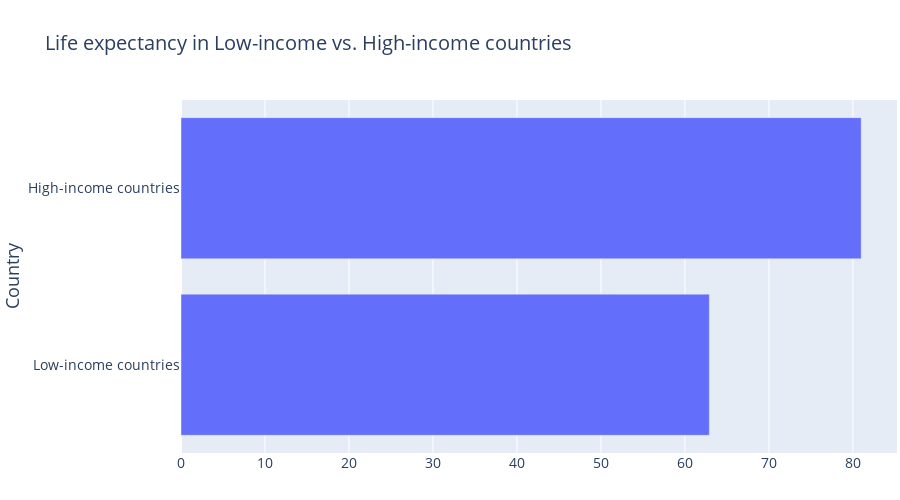

The cell this chart's notebook holds for it:
### Code cell
fig_bar_lifeexp = px.bar(df2_sorted, x="Life expectancy", y="Country", title="Life expectancy in Low-income vs. High-income countries", orientation='h')

# Update traces to hide legend
fig_bar_lifeexp.update_traces(showlegend=False)

fig_bar_lifeexp.update_layout(
    margin=dict(b=0, r=3),
                              xaxis_title_font=dict(size=18),
                             yaxis_title_font=dict(size=18),
                             xaxis=dict(tickfont=dict(size=14)),
                             yaxis=dict(tickfont=dict(size=14)),
    title_font=dict(size=20),
height = 500
)
fig_bar_lifeexp.update_xaxes(title_text="")
# Update label font size on bars
fig_bar_lifeexp.update_traces(textfont_size=24)  # Adjust size as needed
fig_bar_lifeexp.show()

### Figure 1 — Plotly figure (JSON) as saved in the notebook; plotly's stock layout.template omitted (floating-point values rounded to 4 significant figures)
{"data": [{"alignmentgroup": "True", "hovertemplate": "Life expectancy=%{x}<br>Country=%{y}<extra></extra>", "legendgroup": "", "marker": {"color": "#636efa", "pattern": {"shape": ""}}, "name": "", "offsetgroup": "", "orientation": "h", "showlegend": false, "textfont": {"size": 24}, "textposition": "auto", "type": "bar", "x": [62.9, 80.99], "xaxis": "x", "y": ["Low-income countries", "High-income countries"], "yaxis": "y"}], "layout": {"barmode": "relative", "height": 500, "legend": {"tracegroupgap": 0}, "margin": {"b": 0, "r": 3}, "title": {"font": {"size": 20}, "text": "Life expectancy in Low-income vs. High-income countries"}, "xaxis": {"anchor": "y", "domain": [0, 1], "tickfont": {"size": 14}, "title": {"font": {"size": 18}, "text": ""}}, "yaxis": {"anchor": "x", "domain": [0, 1], "tickfont": {"size": 14}, "title": {"font": {"size": 18}, "text": "Country"}}}}
